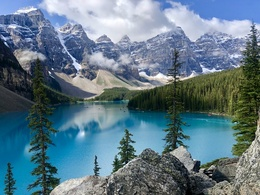
%> input picture Lab5/nature.jpg, 260 x 195 px, shrunk from 1000 x 750 before the run
$ octave lab5.m   (GNU Octave 9; MATLAB toolbox functions it lacks are replaced by stand-ins)
%> lines starting %> are read from the running program, lines starting %| are printed output that depends on the picture
img = imread('nature.jpg'); % Reads the image
%> img is the input picture: size 195x260x3 uint8; mean R, G, B 95.3, 120.7, 134.7
gray = rgb2gray(img);
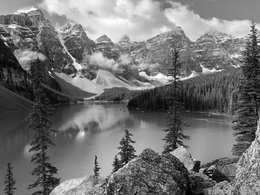
%> gray: size 195x260 uint8; min 0, max 255, mean 114.7
[m,n] = size(gray);
%> m = 195; n = 260
x = 0:255;
y = 0:255;
for i=1:256
    z = 0;
    for j=1:m
        for k=1:n
            if (gray(j,k) == i-1)
                z = z + 1;
            end
        end
    end
    y(i) = z;
end
%> after the loop, y = 256 values, max 392 at index 76, min 2 at index 256, mean 198
pdf = zeros(1,256);
cdf = zeros(1,256);
s = sum(y);
%> s = 50700
for i = 1:256
    pdf(i) = (y(i))/s;
end
%> after the loop, pdf = 256 values, max 0.00773 at index 76, min 3.94e-05 at index 256, mean 0.00391
cdf = cumsum(pdf);
%> cdf = 256 values from 0.000237 to 1
mul = cdf*255;
%> mul = 256 values from 0.0604 to 255
y1 = round(mul);
%> y1 = 256 values from 0 to 255
subplot(2,1,1); bar(y); title('Original histogram');
xlabel('Pixel values'); ylabel('Number of pixels');
subplot(2,1,2); bar(y1); title('Equalised histogram');
xlabel('Pixel values'); ylabel('Number of pixels');
%> after `ylabel('Number of pixels')`:
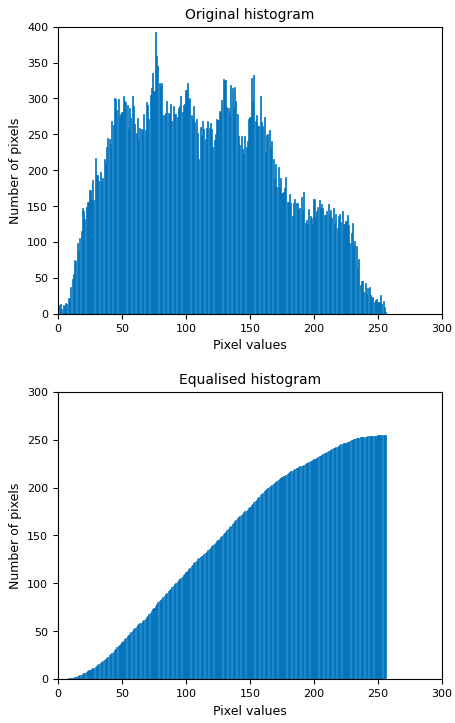
%> figure redrawn from the program's plot data, 2 panels; panel 1: tallest bar 392 high, from x = 75.6 to 76.4; panel 2: tallest bar 255 high, from x = 249.6 to 250.4
